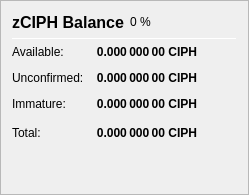
                   <widget class="QFrame" name="frame_ZerocoinBalances">
                    <property name="frameShape">
                     <enum>QFrame::StyledPanel</enum>
                    </property>
                    <property name="frameShadow">
                     <enum>QFrame::Raised</enum>
                    </property>
                    <layout class="QVBoxLayout" name="verticalLayout_7">
                     <item>
                      <layout class="QHBoxLayout" name="horizontalLayout_8" stretch="0,0,0">
                       <item>
                        <widget class="QLabel" name="label_5z_3">
                         <property name="minimumSize">
                          <size>
                           <width>0</width>
                           <height>20</height>
                          </size>
                         </property>
                         <property name="font">
                          <font>
                           <pointsize>12</pointsize>
                           <weight>75</weight>
                           <bold>true</bold>
                          </font>
                         </property>
                         <property name="text">
                          <string>zCIPH Balance</string>
                         </property>
                        </widget>
                       </item>
                       <item>
                        <widget class="QLabel" name="labelzCIPHPercent">
                         <property name="text">
                          <string notr="true">0 %</string>
                         </property>
                        </widget>
                       </item>
                       <item>
                        <spacer name="horizontalSpacer_11">
                         <property name="orientation">
                          <enum>Qt::Horizontal</enum>
                         </property>
                         <property name="sizeHint" stdset="0">
                          <size>
                           <width>40</width>
                           <height>20</height>
                          </size>
                         </property>
                        </spacer>
                       </item>
                      </layout>
                     </item>
                     <item>
                      <widget class="Line" name="line_ZerocoinBalance">
                       <property name="minimumSize">
                        <size>
                         <width>0</width>
                         <height>1</height>
                        </size>
                       </property>
                       <property name="maximumSize">
                        <size>
                         <width>16777215</width>
                         <height>1</height>
                        </size>
                       </property>
                       <property name="orientation">
                        <enum>Qt::Horizontal</enum>
                       </property>
                      </widget>
                     </item>
                     <item>
                      <layout class="QGridLayout" name="gridLayout_5">
                       <property name="spacing">
                        <number>12</number>
                       </property>
                       <item row="1" column="0">
                        <widget class="QLabel" name="labelzBalanceMatureText">
                         <property name="toolTip">
                          <string>Mature: more than 20 confirmation and more than 1 mint of the same denomination after it was minted.
These zCIPH are spendable.</string>
                         </property>
                         <property name="text">
                          <string>Available:</string>
                         </property>
                        </widget>
                       </item>
                       <item row="1" column="1">
                        <widget class="QLabel" name="labelzBalanceMature">
                         <property name="font">
                          <font>
                           <weight>75</weight>
                           <bold>true</bold>
                          </font>
                         </property>
                         <property name="toolTip">
                          <string>Mature: more than 20 confirmation and more than 1 mint of the same denomination after it was minted.
These zCIPH are spendable.</string>
                         </property>
                         <property name="text">
                          <string notr="true">0.000 000 00 CIPH</string>
                         </property>
                         <property name="alignment">
                          <set>Qt::AlignRight|Qt::AlignTrailing|Qt::AlignVCenter</set>
                         </property>
                        </widget>
                       </item>
                       <item row="2" column="0">
                        <widget class="QLabel" name="labelzBalanceUnconfirmedText">
                         <property name="toolTip">
                          <string>Unconfirmed: less than 20 confirmations
Immature: confirmed, but less than 1 mint of the same denomination after it was minted</string>
                         </property>
                         <property name="text">
                          <string>Unconfirmed:</string>
                         </property>
                        </widget>
                       </item>
                       <item row="2" column="1">
                        <widget class="QLabel" name="labelzBalanceUnconfirmed">
                         <property name="font">
                          <font>
                           <weight>75</weight>
                           <bold>true</bold>
                          </font>
                         </property>
                         <property name="toolTip">
                          <string>Unconfirmed: less than 20 confirmations
Immature: confirmed, but less than 1 mint of the same denomination after it was minted</string>
                         </property>
                         <property name="text">
                          <string notr="true">0.000 000 00 CIPH</string>
                         </property>
                         <property name="alignment">
                          <set>Qt::AlignRight|Qt::AlignTrailing|Qt::AlignVCenter</set>
                         </property>
                        </widget>
                       </item>
                       <item row="3" column="0">
                        <widget class="QLabel" name="labelzBalanceImmatureText">
                         <property name="toolTip">
                          <string>Unconfirmed: less than 20 confirmations
Immature: confirmed, but less than 1 mint of the same denomination after it was minted</string>
                         </property>
                         <property name="text">
                          <string>Immature:</string>
                         </property>
                        </widget>
                       </item>
                       <item row="3" column="1">
                        <widget class="QLabel" name="labelzBalanceImmature">
                         <property name="font">
                          <font>
                           <weight>75</weight>
                           <bold>true</bold>
                          </font>
                         </property>
                         <property name="toolTip">
                          <string>Unconfirmed: less than 20 confirmations
Immature: confirmed, but less than 1 mint of the same denomination after it was minted</string>
                         </property>
                         <property name="text">
                          <string notr="true">0.000 000 00 CIPH</string>
                         </property>
                         <property name="alignment">
                          <set>Qt::AlignRight|Qt::AlignTrailing|Qt::AlignVCenter</set>
                         </property>
                        </widget>
                       </item>
                       <item row="4" column="0">
                        <widget class="QLabel" name="labelzBalanceText">
                         <property name="toolTip">
                          <string>Your current zCIPH balance, unconfirmed and immature zCIPH included.</string>
                         </property>
                         <property name="text">
                          <string>Total:</string>
                         </property>
                        </widget>
                       </item>
                       <item row="4" column="1">
                        <widget class="QLabel" name="labelzBalance">
                         <property name="font">
                          <font>
                           <weight>75</weight>
                           <bold>true</bold>
                          </font>
                         </property>
                         <property name="cursor">
                          <cursorShape>IBeamCursor</cursorShape>
                         </property>
                         <property name="toolTip">
                          <string>Your current zCIPH balance, unconfirmed and immature zCIPH included.</string>
                         </property>
                         <property name="text">
                          <string notr="true">0.000 000 00 CIPH</string>
                         </property>
                         <property name="alignment">
                          <set>Qt::AlignRight|Qt::AlignTrailing|Qt::AlignVCenter</set>
                         </property>
                         <property name="textInteractionFlags">
                          <set>Qt::LinksAccessibleByMouse|Qt::TextSelectableByKeyboard|Qt::TextSelectableByMouse</set>
                         </property>
                        </widget>
                       </item>
                       <item row="4" column="2">
                        <spacer name="horizontalSpacer_4">
                         <property name="orientation">
                          <enum>Qt::Horizontal</enum>
                         </property>
                         <property name="sizeHint" stdset="0">
                          <size>
                           <width>40</width>
                           <height>20</height>
                          </size>
                         </property>
                        </spacer>
                       </item>
                      </layout>
                     </item>
                     <item>
                      <spacer name="verticalSpacer_4">
                       <property name="orientation">
                        <enum>Qt::Vertical</enum>
                       </property>
                       <property name="sizeHint" stdset="0">
                        <size>
                         <width>20</width>
                         <height>40</height>
                        </size>
                       </property>
                      </spacer>
                     </item>
                    </layout>
                   </widget>
